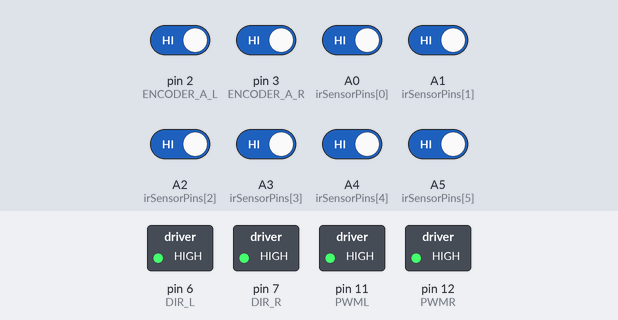
Bench run of a sketch on a simulated Arduino Nano, built with avr-gcc and run on an emulated ATmega328P. On the bench: switched loads named in the sketch (green lamp = pin HIGH). Inputs (shaded band) come from the test bench; at power-on: A0 (irSensorPins[0]), A1 (irSensorPins[1]), A2 (irSensorPins[2]), A3 (irSensorPins[3]), A4 (irSensorPins[4]), A5 (irSensorPins[5]), pin 2 (ENCODER_A_L), pin 3 (ENCODER_A_R) HIGH. What the sketch prints to the serial monitor is not drawn.

Above: at 1.7 s.
1.8 s: A0 (irSensorPins[0]) driven LOW
At 1.95 s:
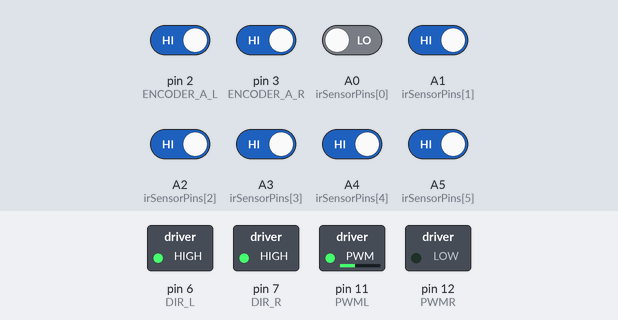
4.8 s: A1 (irSensorPins[1]) driven LOW
At 5.9 s:
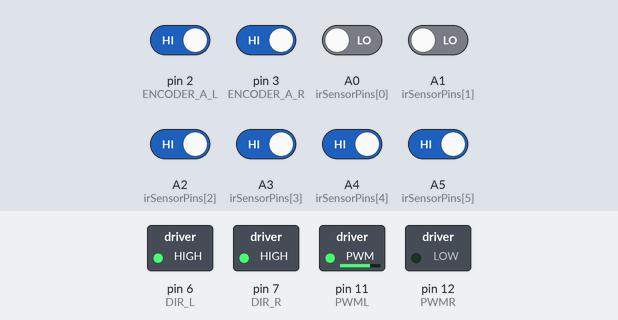
7.8 s: A2 (irSensorPins[2]) driven LOW
At 9.6 s:
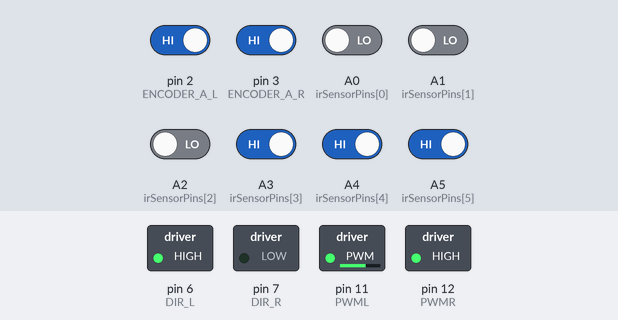
10.8 s: A3 (irSensorPins[3]) driven LOW
13.8 s: A0 (irSensorPins[0]) driven HIGH
At 14.71 s:
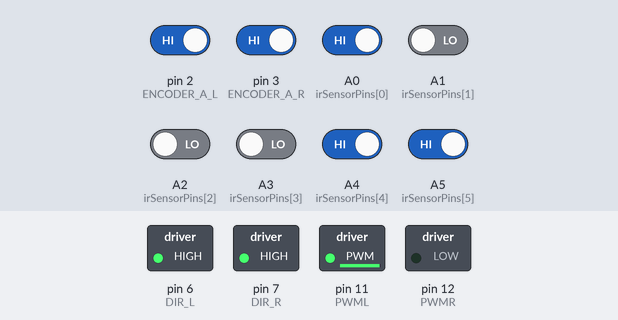
16.8 s: A0 (irSensorPins[0]) driven LOW
At 17.64 s:
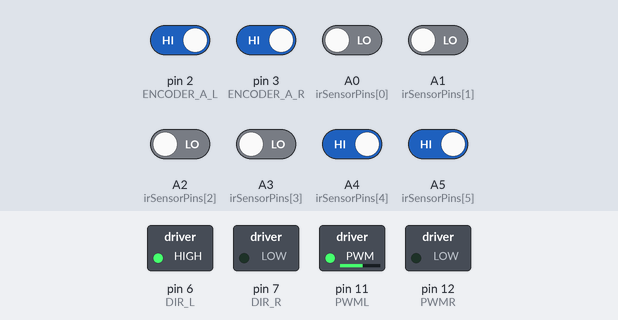
Timing chart, 0 to 40.8 s (numbered marks = the images above; inputs shaded):
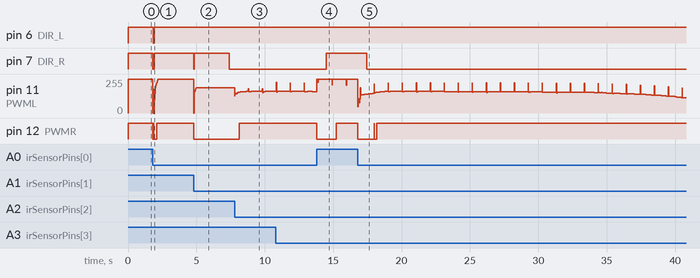

The sketch:

daima.ino
```cpp
#include <PID_v1_bc.h>
#include <MsTimer2.h>

// 编码器引脚定义
#define ENCODER_A_L 2
#define ENCODER_B_L 4
#define ENCODER_A_R 3
#define ENCODER_B_R 5

// 电机驱动引脚
#define PWML 11
#define DIR_L 6
#define PWMR 12
#define DIR_R 7

// 红外传感器引脚定义（数字输入）
const int irSensorPins[8] = { A0, A1, A2, A3, A4, A5, A6, A7 };  // 从左到右

// 控制参数
#define PERIOD 20  // 控制周期(ms)
volatile int encoderVal_L = 0;
volatile int encoderVal_R = 0;
volatile float velocity_L = 0;
volatile float velocity_R = 0;
double Setpoint = 0;
volatile bool inSharpTurn = false;
volatile unsigned long sharpTurnStartTime = 0;

// 速度PID参数
float L_kp = 12.0, L_ki = 0.8, L_kd = 0.2;
float R_kp = 12.0, R_ki = 0.8, R_kd = 0.2;
volatile float L_integral = 0, L_lastError = 0;
volatile float R_integral = 0, R_lastError = 0;

// 循线PID参数
double lineKp = 2.0, lineKi = 0.03, lineKd = 0.25;
double lineInput, lineOutput;
PID linePID(&lineInput, &lineOutput, &Setpoint, lineKp, lineKi, lineKd, DIRECT);

// 速度参数
int baseSpeed = 1.8;  // 基础速度(0-255)
int maxSpeed = 3.0;   // 最大速度
int turnSpeed = 1.2;  // 转弯时基础速度
int sharpTurnSpeed = 1.0; // 直角转弯速度

// 传感器状态
volatile int sensorValues[8];
volatile int lastValidValues[8] = { 0 };
volatile bool allSensorsZero = false;
volatile int lastLineError = 0;

void setup() {
  // 初始化电机引脚
  pinMode(DIR_L, OUTPUT);
  pinMode(DIR_R, OUTPUT);
  pinMode(PWML, OUTPUT);
  pinMode(PWMR, OUTPUT);

  // 初始化编码器引脚
  pinMode(ENCODER_A_L, INPUT_PULLUP);
  pinMode(ENCODER_B_L, INPUT_PULLUP);
  pinMode(ENCODER_A_R, INPUT_PULLUP);
  pinMode(ENCODER_B_R, INPUT_PULLUP);

  // 初始化红外传感器引脚
  for (int i = 0; i < 8; i++) {
    pinMode(irSensorPins[i], INPUT_PULLUP);
  }

  inSharpTurn = false;

  // 设置PWM频率（减少电机噪声）
  TCCR1B = TCCR1B & 0b11111000 | 0x01;  // 设置Timer1 PWM频率为31.25kHz

  // 初始化中断
  attachInterrupt(digitalPinToInterrupt(ENCODER_A_L), encoderL_ISR, CHANGE);
  attachInterrupt(digitalPinToInterrupt(ENCODER_A_R), encoderR_ISR, CHANGE);

  // 初始化PID
  linePID.SetMode(AUTOMATIC);
  linePID.SetOutputLimits(-200, 200);
  linePID.SetSampleTime(PERIOD);

  // 初始化定时器中断
  MsTimer2::set(PERIOD, controlLoop);
  MsTimer2::start();
  delay(500);
  readSensors();
  Serial.begin(115200);
}

void loop() {
  // 主循环不执行具体控制，仅用于调试显示
  static unsigned long lastPrintTime = 0;
  if (millis() - lastPrintTime > 200) {
    debugPrint();
    lastPrintTime = millis();
  }
}

// 编码器中断服务程序
void encoderL_ISR() {
  if (digitalRead(ENCODER_A_L) == digitalRead(ENCODER_B_L)) {
    encoderVal_L--;
  } else {
    encoderVal_L++;
  }
}

void encoderR_ISR() {
  if (digitalRead(ENCODER_A_R) == digitalRead(ENCODER_B_R)) {
    encoderVal_R++;
  } else {
    encoderVal_R--;
  }
}

// 定时器中断服务程序（控制核心）
void controlLoop() {
  // 1. 读取传感器
  readSensors();

  // 2. 检测直角转弯
  bool newSharpTurn = detectSharpTurn();
  if(newSharpTurn && !inSharpTurn) {
    sharpTurnStartTime = millis();
  }
  inSharpTurn = newSharpTurn && (millis() - sharpTurnStartTime < 1000); // 直角转弯状态最多持续1秒

  // 3. 计算循线误差
  calculateLineError();

  // 4. 动态速度调整
  int speedAdjustment = adjustSpeed();

  // 5. 计算目标速度（考虑转向）
  float target_L = speedAdjustment - lineOutput;
  float target_R = speedAdjustment + lineOutput;

  // 6. 速度PID控制
  velocityControl(target_L, target_R);
}

void readSensors() {
  // 读取所有传感器值（检测到线=1）
  allSensorsZero = true;
  for (int i = 0; i < 8; i++) {
    sensorValues[i] = !digitalRead(irSensorPins[i]);  // 反转逻辑，检测到线=1
    if (sensorValues[i]) {
      allSensorsZero = false;
      lastValidValues[i] = sensorValues[i];
    }
  }
}

bool detectSharpTurn() {
  // 改进的直角转弯检测逻辑
  const int threshold = 3; // 至少3个连续传感器触发

  // 检测左侧直角
  int leftCount = 0;
  for(int i = 0; i < 4; i++) {
    if(sensorValues[i]) leftCount++;
    else leftCount = 0;
    if(leftCount >= threshold) return true;
  }

  // 检测右侧直角
  int rightCount = 0;
  for(int i = 7; i >= 4; i--) {
    if(sensorValues[i]) rightCount++;
    else rightCount = 0;
    if(rightCount >= threshold) return true;
  }

  // 检测T型交叉
  bool leftHalf = sensorValues[0] && sensorValues[1] && sensorValues[2] && sensorValues[3];
  bool rightHalf = sensorValues[4] && sensorValues[5] && sensorValues[6] && sensorValues[7];

  return leftHalf || rightHalf;
}

void calculateLineError() {
  // 改进的加权误差计算
  const int weights[8] = {-70, -40, -20, -5, 5, 20, 40, 70};
  const int sharpWeights[8] = {-100, -60, -30, -5, 5, 30, 60, 100};

  double error = 0;
  int activeSensors = 0;

  if(inSharpTurn) {
    // 直角转弯模式：强化半区权重
    for(int i = 0; i < 8; i++) {
      if(sensorValues[i]) {
        error += sharpWeights[i];
        activeSensors++;
      }
    }
  } else {
    // 正常模式
    for(int i = 0; i < 8; i++) {
      if(sensorValues[i]) {
        error += weights[i];
        activeSensors++;
      }
    }
  }

  if(activeSensors == 0) {
    // 全零时使用最后有效误差方向
    lineInput = (lastLineError > 0) ? 8.0 : -8.0;
  } else {
    lineInput = error / (activeSensors * 10.0);  // 归一化误差
    lastLineError = lineInput;
  }

  // 应用低通滤波减少噪声
  static double filteredError = 0;
  filteredError = 0.7 * filteredError + 0.3 * lineInput;
  lineInput = filteredError;

  linePID.Compute();
}

int adjustSpeed() {
  // 改进的动态速度调整
  int detected = 0;
  for(int i = 0; i < 8; i++) {
    if(sensorValues[i]) detected++;
  }

  if(inSharpTurn) {
    return sharpTurnSpeed;
  } else if(detected >= 6) {
    return min(baseSpeed + 30, maxSpeed);  // 直线加速
  } else if(detected >= 3) {
    return baseSpeed;                     // 正常速度
  } else {
    return turnSpeed;                     // 弯道减速
  }
}

void velocityControl(float target_L, float target_R) {
  // 计算实际速度（脉冲/周期 -> rad/s）
  static int lastEncoder_L = 0, lastEncoder_R = 0;
  velocity_L = (encoderVal_L - lastEncoder_L) * (2 * 3.1416 / 780.0) * (1000.0 / PERIOD);
  velocity_R = (encoderVal_R - lastEncoder_R) * (2 * 3.1416 / 780.0) * (1000.0 / PERIOD);
  lastEncoder_L = encoderVal_L;
  lastEncoder_R = encoderVal_R;

  // 改进的PID控制算法
  float L_error = target_L - velocity_L;
  L_integral = constrain(L_integral + L_error, -100, 100); // 积分限幅
  float L_derivative = L_error - L_lastError;
  int L_pwm = L_kp * L_error + L_ki * L_integral + L_kd * L_derivative;
  L_pwm = constrain(L_pwm, -255, 255);

  float R_error = target_R - velocity_R;
  R_integral = constrain(R_integral + R_error, -100, 100); // 积分限幅
  float R_derivative = R_error - R_lastError;
  int R_pwm = R_kp * R_error + R_ki * R_integral + R_kd * R_derivative;
  R_pwm = constrain(R_pwm, -255, 255);

  // 设置电机输出
  setMotor(2*L_pwm, 2*R_pwm);

  // 更新误差记录
  L_lastError = L_error;
  R_lastError = R_error;
}

void setMotor(int L_pwm, int R_pwm) {
  // 改进的电机控制，增加死区处理
  const int deadZone = 15;

  // 左电机控制
  if(abs(L_pwm) > deadZone) {
    digitalWrite(DIR_L, L_pwm > 0 ? HIGH : LOW);
    analogWrite(PWML, constrain(abs(L_pwm), deadZone, 255));
  } else {
    analogWrite(PWML, 0);
  }

  // 右电机控制
  if(abs(R_pwm) > deadZone) {
    digitalWrite(DIR_R, R_pwm > 0 ? LOW : HIGH);  // 注意电机方向
    analogWrite(PWMR, constrain(abs(R_pwm), deadZone, 255));
  } else {
    analogWrite(PWMR, 0);
  }
}

void debugPrint() {
  // 改进的调试输出
  Serial.print("Sensors: ");
  for(int i = 0; i < 8; i++) {
    Serial.print(sensorValues[i] ? "■" : "□");
  }

  Serial.print(" | V_L: ");
  Serial.print(velocity_L, 2);
  Serial.print(" V_R: ");
  Serial.print(velocity_R, 2);

  Serial.print(" | Err: ");
  Serial.print(lineInput, 2);
  Serial.print(" Out: ");
  Serial.print(lineOutput, 2);

  Serial.print(" | Mode: ");
  Serial.print(inSharpTurn ? "SHARP" : "NORM ");

  Serial.println();
}
```

Measured:
- after the input at 1.8 s, pin 6 (DIR_L): HIGH → LOW at once, → HIGH 0.08 s later; pin 7 (DIR_R): HIGH → LOW at once, → HIGH 0.12 s later; pin 11 (PWML): ramps from 0/255 to 254/255 and jumps back, once every 0.08 s; pin 12 (PWMR): HIGH → LOW at once, → HIGH 0.04 s later, → LOW 0.04 s later, → HIGH 0.22 s later
- after the input at 4.8 s, pin 7 (DIR_R): HIGH → LOW at once, → HIGH 0.02 s later, → LOW 2.6 s later; pin 12 (PWMR): HIGH → LOW at once
- after the input at 13.8 s, pin 7 (DIR_R): LOW → HIGH after 0.70 s; pin 12 (PWMR): HIGH → LOW at once, → HIGH 1.4 s later
- after the input at 16.8 s, pin 7 (DIR_R): HIGH → LOW after 0.64 s; pin 12 (PWMR): HIGH → LOW at once, → HIGH 1.2 s later, → LOW 0.02 s later, → HIGH 0.16 s later
